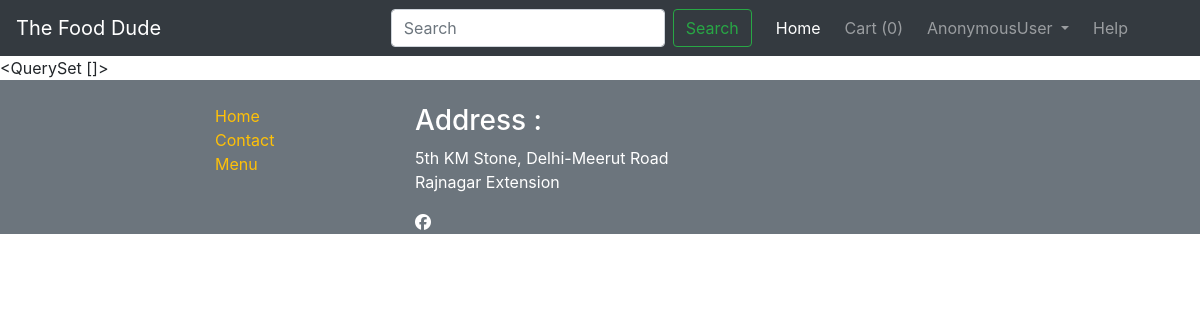
The page /restaurant/profile/ on the database as committed earlier.
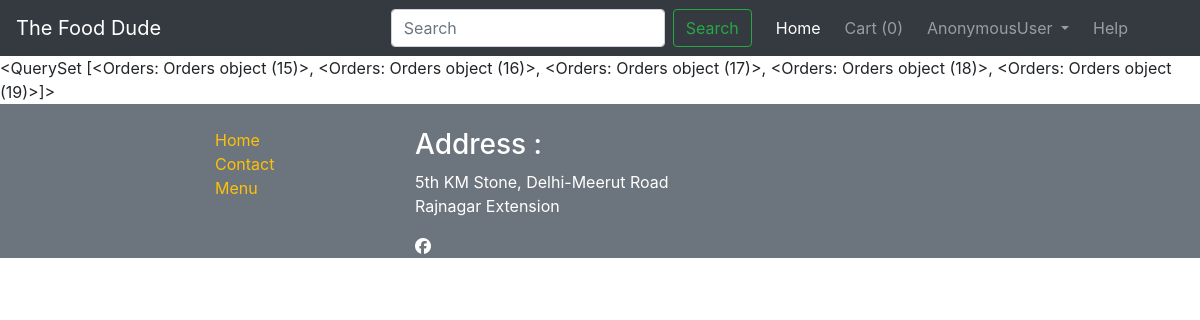
The same page on the database as committed later.
### Tfd/models.py (models this page shows)
class Orders(models.Model):
    order_id= models.AutoField(primary_key=True)
    items_json= models.CharField(max_length=5000)
    name=models.CharField(max_length=90)
    email=models.CharField(max_length=111)
    address=models.CharField(max_length=111)
    city=models.CharField(max_length=111)
    state=models.CharField(max_length=111)
    zip_code=models.CharField(max_length=111)
    phone=models.CharField(max_length=111)

### Tfd/views.py (the view)
# urls.py: path("profile/", views.profile, name ="Help"),
def profile(request):
    orders = Orders.objects.all()
    return render(request, 'Tfd/profile.html', {'orders':orders})

### Tfd/templates/Tfd/profile.html (shortened to what this page needs)
{% extends 'Tfd/basic.html' %}
{% block body %}
{{orders}}
{% endblock %}

Rows that differ between the two databases and show on the page:
added Orders: order_id.order_id "<QuerySet [<Orders: Orders object (15)>, <Orders: Orders object (16)>, <Orders: Orders object (17)>, <Orders: Orders object (18)>, <Orders: Orders object (19)>]>"
Other text that changed with them:
{{ orders }}: "<QuerySet []>" → (not shown)
